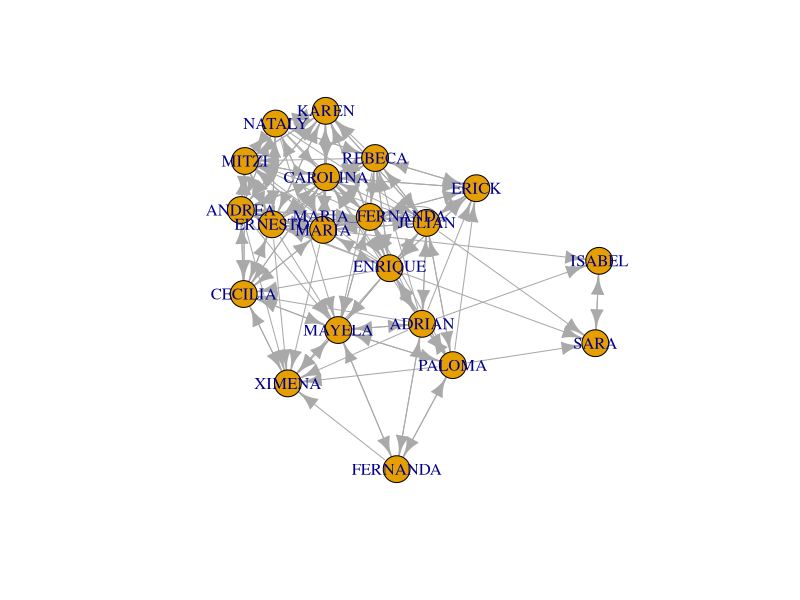

Source code (R): (Note: this script raises an error after producing the figure.)
############################
#### Primer programa
#### 
#### Mitzi Naomi Camargo Arellano
#### 17/02/2022
####
#############################

## Lo primero que haremos es subir la base de datos y convertir nuestra matriz, 
# para poder trabajar con ella.
matriz_amix <- read.csv( "red_amiguis.csv" )
matriz_amix

# Convertimos en matriz
class(matriz_amix)

# Selecciono la primera columna y los nombres
matriz_amix[,1]<-row.names(matriz_amix)
matriz_amix

# Quito la primer columna
matriz_amix<-matriz_amix[,-1]
matriz_amix

# Quitamos el segundo renglón, para quitar las NA
matriz_amix<-matriz_amix[-2,-2]
matriz_amix

# Conviertimos el dataframe a la matriz
matriz_amix <-as.matrix(matriz_amix)
class(matriz_amix)
matriz_amix

## Cargamos la librería "igraph"
library(igraph)

#Construimos la red
red_amix<-graph_from_adjacency_matrix(matriz_amix,mode="directed")
red_amix #Imprimimos


## 1. Grafique la red 
plot(red_amix) #A partir de la función plor se grafica la red

## 2. Determine a las tres personas con más amigues
mas_popus <-degree(red_amix,mode="in") #Usamos in porque es el de entrada
sort (mas_popus, decreasing = TRUE)[1:3] #sort, para solo seleccionar los primeros 3


## 3. Determine a las tres personas que consideran que tiene más amigues
se_creen<- -degree(red_amix,mode="out") #Usamos out porque es el de salida
sort (se_creen, decreasing = TRUE)[1:3] #sort, para solo seleccionar los primeros 3


## 4. Las tres personas más importantes por tres medidas de centralidad

degree(red_amix)[1:3]
closeness(red_amix)[1:3]
eccentricity(red_amix)[1:3] 

##5. Clusteriza la red con al menos dos métodos y determine cuáles son los clústers.

#Primer método de clustarización 
clusterizando_la_red <- cluster_leading_eigen (red_amix)
clusterizando_la_red

membership(clusterizando_la_red) #Lo agrupa por clusters
table (membership (clusterizando_la_red))

# Segundo método 
clusterizando_la_red2 <- cluster_walktrap (red_amix)
clusterizando_la_red

membership(clusterizando_la_red2) #Lo agrupa en clusters
table (membership (clusterizando_la_red2))


## 6. Calcule el diámetro
diameter(red_amix)


## 7. La matriz de distancias y dibuje un heatmap
m_d <-dist(matriz_amix)#matriz de distancia
m_d
#Hacemos el heatmap
h <-shortest.paths(red_amix)
heatmap(histo)
